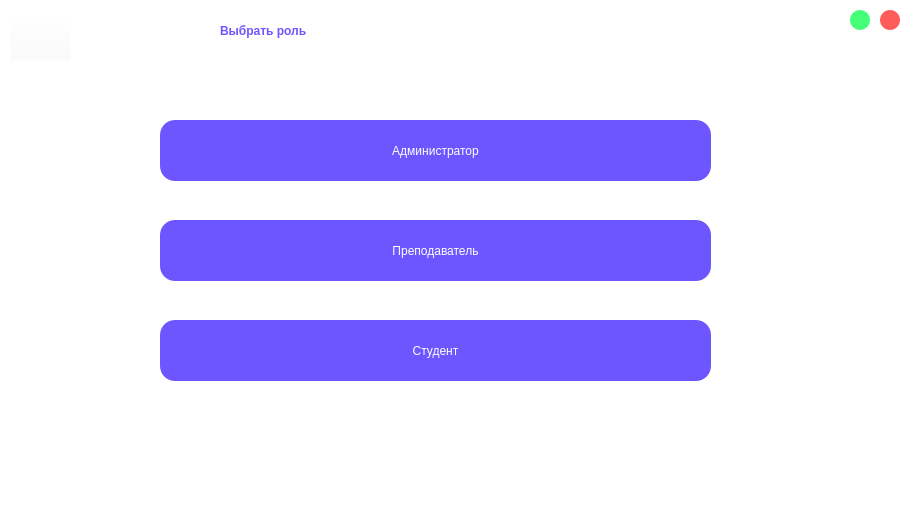
<?xml version="1.0" encoding="UTF-8"?>
<ui version="4.0">
 <class>Role</class>
 <widget class="QWidget" name="Role">
  <property name="geometry">
   <rect>
    <x>0</x>
    <y>0</y>
    <width>921</width>
    <height>511</height>
   </rect>
  </property>
  <property name="minimumSize">
   <size>
    <width>921</width>
    <height>511</height>
   </size>
  </property>
  <property name="maximumSize">
   <size>
    <width>921</width>
    <height>511</height>
   </size>
  </property>
  <property name="windowTitle">
   <string>Form</string>
  </property>
  <property name="styleSheet">
   <string notr="true">background-color: rgb(255, 255, 255);</string>
  </property>
  <widget class="QPushButton" name="pushButton_2">
   <property name="geometry">
    <rect>
     <x>880</x>
     <y>10</y>
     <width>20</width>
     <height>20</height>
    </rect>
   </property>
   <property name="styleSheet">
    <string notr="true">QPushButton {
	border-radius: 10px;
	background-color: #FF5B5B;
	color: white;
}
QPushButton:pressed {
	background-color: #FFBCBC;
}</string>
   </property>
   <property name="text">
    <string/>
   </property>
  </widget>
  <widget class="QPushButton" name="pushButton_3">
   <property name="geometry">
    <rect>
     <x>850</x>
     <y>10</y>
     <width>20</width>
     <height>20</height>
    </rect>
   </property>
   <property name="styleSheet">
    <string notr="true">QPushButton {
	border-radius: 10px;
	background-color: #45FF79;
	color: white;
}
QPushButton:pressed {
	background-color: #B2FFC8;
}</string>
   </property>
   <property name="text">
    <string/>
   </property>
  </widget>
  <widget class="QPushButton" name="pushButton">
   <property name="geometry">
    <rect>
     <x>160</x>
     <y>120</y>
     <width>551</width>
     <height>61</height>
    </rect>
   </property>
   <property name="autoFillBackground">
    <bool>false</bool>
   </property>
   <property name="styleSheet">
    <string notr="true">QPushButton{
	color: rgb(255, 255, 255);
	background-color: #6D55FF;
	border-radius: 15px; 
	font: 75 25pt &quot;Karla&quot; bold;
	border: 2px;
}
QPushButton:pressed{
	background-color: #A597FF;
}</string>
   </property>
   <property name="text">
    <string>Администратор</string>
   </property>
   <property name="default">
    <bool>false</bool>
   </property>
   <property name="flat">
    <bool>false</bool>
   </property>
  </widget>
  <widget class="QPushButton" name="pushButton_4">
   <property name="geometry">
    <rect>
     <x>160</x>
     <y>320</y>
     <width>551</width>
     <height>61</height>
    </rect>
   </property>
   <property name="autoFillBackground">
    <bool>false</bool>
   </property>
   <property name="styleSheet">
    <string notr="true">QPushButton{
	color: rgb(255, 255, 255);
	background-color: #6D55FF;
	border-radius: 15px; 
	font: 75 25pt &quot;Karla&quot; bold;
	border: 2px;
}
QPushButton:pressed{
	background-color: #A597FF;
}</string>
   </property>
   <property name="text">
    <string>Студент</string>
   </property>
   <property name="default">
    <bool>false</bool>
   </property>
   <property name="flat">
    <bool>false</bool>
   </property>
  </widget>
  <widget class="QPushButton" name="pushButton_5">
   <property name="geometry">
    <rect>
     <x>160</x>
     <y>220</y>
     <width>551</width>
     <height>61</height>
    </rect>
   </property>
   <property name="autoFillBackground">
    <bool>false</bool>
   </property>
   <property name="styleSheet">
    <string notr="true">QPushButton{
	color: rgb(255, 255, 255);
	background-color: #6D55FF;
	border-radius: 15px; 
	font: 75 25pt &quot;Karla&quot; bold;
	border: 2px;
}
QPushButton:pressed{
	background-color: #A597FF;
}</string>
   </property>
   <property name="text">
    <string>Преподаватель</string>
   </property>
   <property name="default">
    <bool>false</bool>
   </property>
   <property name="flat">
    <bool>false</bool>
   </property>
  </widget>
  <widget class="QLabel" name="label">
   <property name="geometry">
    <rect>
     <x>220</x>
     <y>0</y>
     <width>481</width>
     <height>61</height>
    </rect>
   </property>
   <property name="styleSheet">
    <string notr="true">color: rgb(109, 85, 255);
font: 75 40pt &quot;Karla&quot; bold;
font-weight: 500;</string>
   </property>
   <property name="text">
    <string>Выбрать роль</string>
   </property>
  </widget>
  <widget class="QPushButton" name="pushButton_6">
   <property name="geometry">
    <rect>
     <x>10</x>
     <y>10</y>
     <width>61</width>
     <height>51</height>
    </rect>
   </property>
   <property name="styleSheet">
    <string notr="true">background-color: rgba(255, 255, 255, 0);</string>
   </property>
   <property name="text">
    <string/>
   </property>
   <property name="icon">
    <iconset resource="greeting.qrc">
     <normaloff>:/new/prefix1/return.png</normaloff>:/new/prefix1/return.png</iconset>
   </property>
   <property name="iconSize">
    <size>
     <width>35</width>
     <height>35</height>
    </size>
   </property>
  </widget>
 </widget>
 <resources>
  <include location="greeting.qrc"/>
 </resources>
 <connections/>
</ui>
